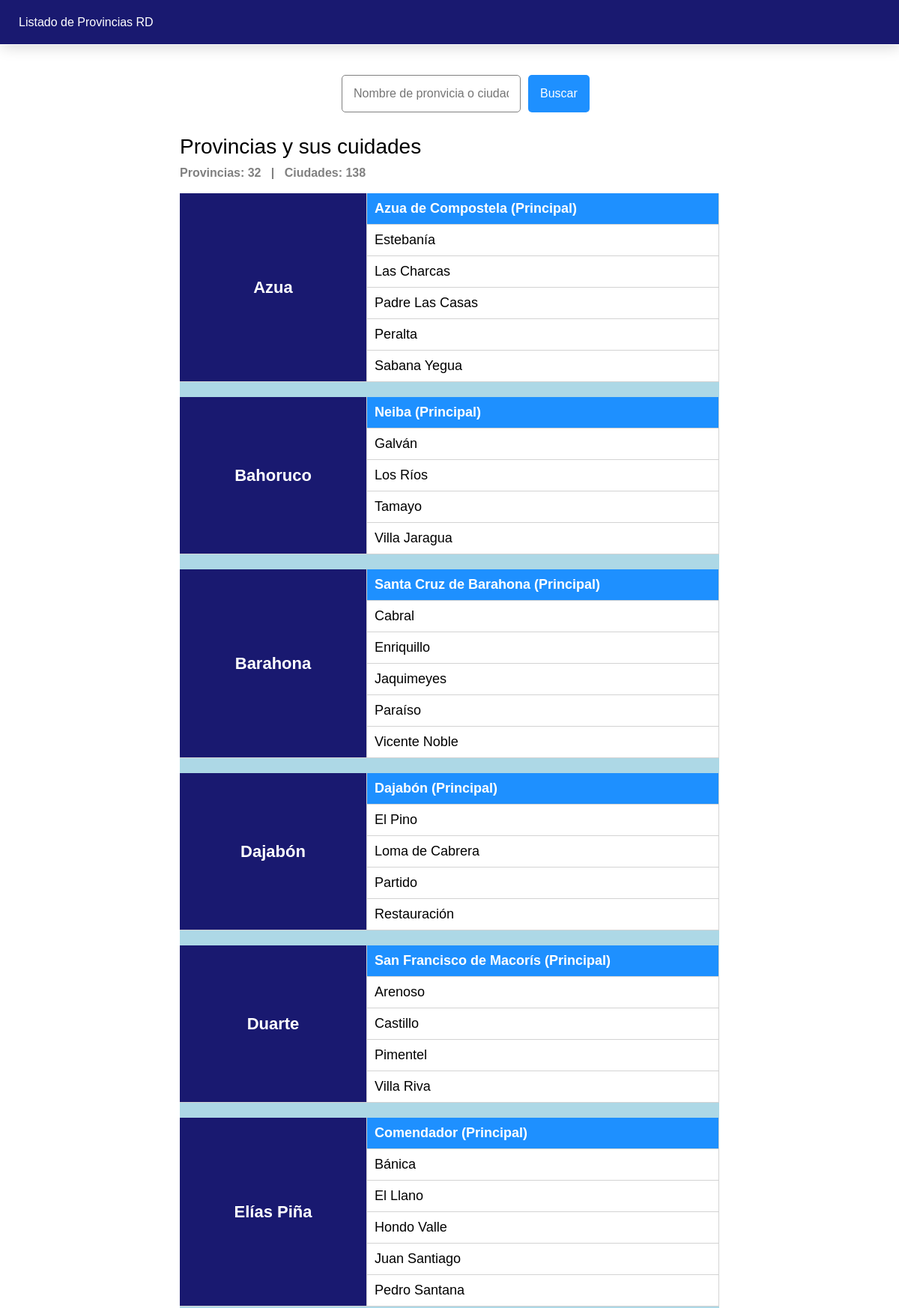
The page / (upper part) on the database its author committed.
### tables this page shows
CREATE TABLE city (
    Id INT AUTO_INCREMENT PRIMARY KEY,
    Name VARCHAR(100) NOT NULL,
    IsMain BIT NOT NULL DEFAULT 0,
    ProvinceId INT NOT NULL,
    CONSTRAINT fk_city_province
    FOREIGN KEY (ProvinceId)
    REFERENCES Province(Id)
);

### data/repositories/provinces.repository.php (called while the page is built, shortened)
<?php
class PronvinceRepository
{
    public function getAll(string $searchTerm = ""): array
    {
        $query = "SELECT
                p.Id AS ProvinceId,
                p.Name AS ProvinceName,
                c.Id AS CityId,
                c.Name AS CityName,
                c.IsMain AS CityIsMain
            FROM province p
            JOIN city c ON (p.Id = c.ProvinceId)
            WHERE :search = ''
                OR (
                    LOWER(p.Name) LIKE :search
                    OR LOWER(c.Name) LIKE :search
                )
            ";
        $stmt = $this->connection->prepare($query);
        $search = '%' . strtolower($searchTerm) . '%';
        $stmt->execute(["search" => $search]);
        $provinces = [];
        while ($row = $stmt->fetch(PDO::FETCH_ASSOC)) {
            if(!isset($provinces[$row['ProvinceId']])) {
                 $province = new Province(
                    $row['ProvinceId'],
                    $row['ProvinceName']
                );
                array_push($province->cities, new City(
                    $row['CityId'],
                    $row['CityName'],
                    $row['CityIsMain'],
                    $row['ProvinceId']
                ));
                $provinces[$row['ProvinceId']] = $province;
            } else {
                array_push($provinces[$row['ProvinceId']]->cities, new City(
                    $row['CityId'],
                    $row['CityName'],
                    $row['CityIsMain'],
                    $row['ProvinceId']
                ));
            }
        }
        return $provinces;
    }
}

### index.php (the view, shortened to what this page needs)
<?php
    require_once __DIR__ . '/config/connection.php';
    require_once __DIR__ . '/data/repositories/provinces.repository.php';
    $repo = new PronvinceRepository($pdo);
    $search = trim($_GET['search'] ?? '');
    $validSearch = !empty($search);
    $data = $validSearch ? $repo->getAll($search) : $repo->getAll();
    $provincesCount = isset($data)? count($data) : 0;
    $citiesCount = 0;
    foreach($data as $key => $d) {
        $cities = $d->cities;
        $citiesCount += isset($cities)? count($cities) : 0;
    }
?>
<!DOCTYPE html>
<html lang="es">
<head>
    <link rel="stylesheet" href="./index.css"/>
</head>
<body>
    <header>
        Listado de Provincias RD
    </header>
    <div class="provinces-container">
        <div class="search-container">
            <div class="search-box">
                <form method="GET">
                    <input name="search" id="search"
                        placeholder="Nombre de pronvicia o ciudad"
                        value="<?= $search ?>"
                        onkeyup="validSearchTerm()"
                    />
                    <button id="btn-search" type="submit">Buscar</button>
                </form>
            </div>
        </div>
        <h2>Provincias y sus cuidades</h2>
        <h4 style="color:gray;">
            Provincias: <?= $provincesCount ?>
            &nbsp;&nbsp;|&nbsp;&nbsp;
            Ciudades: <?= $citiesCount ?>
        </h4>
        <br/>
        <table border="1" cellpadding="8" cellspacing="0" style="width:100%;">
            <tbody>
                <?php foreach ($data as $key => $d): ?>
                    <tr class="province-row">
                        <td colspan="1" rowspan="<?= (count($d->cities) + 1) ?>">
                            <b><?= $d->name ?></b>
                        </td>
                    </tr>
                    <?php foreach ($d->cities as $c): ?>
                        <tr style="font-size:18px; border-bottom:2px solid;">
                            <?php if($c->is_main): ?>
                                <td class="is-main">
                                    <b><?= $c->name." (Principal)" ?></b>
                                </td>
                            <?php else: ?>
                                <td><?= $c->name ?></td>
                            <?php endif; ?>
                        </tr>
                    <?php endforeach; ?>
                    <tr>
                        <td colspan="2" style="border:none; background-color:lightblue;"></td>
                    </tr>
                <?php endforeach; ?>
            </tbody>
        </table>
    </div>
</body>
</html>

### index.css (style rules this page uses)
* { padding: 0; margin: 0; font-family: Arial, Helvetica, sans-serif; box-sizing: border-box; }
header { background-color:midnightblue; color:white; min-height:60px; width: 100%; padding:10px 25px; margin-top: -100px; position: fixed; z-index: 1000000; border-bottom: 0.5px solid white; box-shadow: 2px 2px 20px lightgray; display:flex; justify-content:flex-start; align-items:center; }
.provinces-container { margin:0 auto; width:60%; margin-top: 100px; margin-bottom: 200px; }
.provinces-container .search-container { width:100%; margin:30px 0; display: flex; justify-content: center; align-items: center; }
.provinces-container .search-container .search-box { width:40%; }
.provinces-container .search-container .search-box form { width:100%; display: flex; gap:10px; }
.provinces-container .search-container .search-box form input { flex: 1; padding: 15px; font-size: 16px; border-radius: 5px; border: 1px solid gray; box-sizing: border-box; }
.provinces-container .search-container .search-box form button { padding: 15px 16px; cursor: pointer; font-size: 16px; background-color: dodgerblue; color:white; border-radius: 5px; border: none; box-sizing: border-box; }
.provinces-container h2 { font-weight: 300; margin-bottom:10px; font-size: 28px; }
.provinces-container table { border: none; }
.provinces-container table tbody tr td { padding:10px; border: none; border-bottom: 0.5px solid lightgray; border-right: 0.5px solid lightgray; }
.provinces-container table tbody tr.province-row td { width:250px; background-color:midnightblue; color:white; text-align:center; font-size:22px; padding:20px; }
.provinces-container table tbody tr td.is-main { background-color: dodgerblue; color:white; }

### rows shown on the page
city: Name "Azua de Compostela"
city: Name "Estebanía"
city: Name "Las Charcas"
city: Name "Padre Las Casas"
city: Name "Peralta"
city: Name "Sabana Yegua"
city: Name "Neiba"
city: Name "Galván"
city: Name "Los Ríos"
city: Name "Tamayo"
city: Name "Villa Jaragua"
city: Name "Santa Cruz de Barahona"
city: Name "Cabral"
city: Name "Enriquillo"
city: Name "Jaquimeyes"
city: Name "Paraíso"
city: Name "Vicente Noble"
city: Name "Dajabón"
city: Name "El Pino"
city: Name "Loma de Cabrera"
city: Name "Partido"
city: Name "Restauración"
city: Name "San Francisco de Macorís"
city: Name "Arenoso"
city: Name "Castillo"
city: Name "Pimentel"
city: Name "Villa Riva"
city: Name "Comendador"
city: Name "Bánica"
city: Name "El Llano"
city: Name "Hondo Valle"
city: Name "Juan Santiago"
city: Name "Pedro Santana"

### other values the page prints
$provincesCount "32"
$citiesCount "138"
$d->name "Azua"
$d->name "Bahoruco"
$d->name "Barahona"
$d->name "Dajabón"
$d->name "Duarte"
$d->name "Elías Piña"
